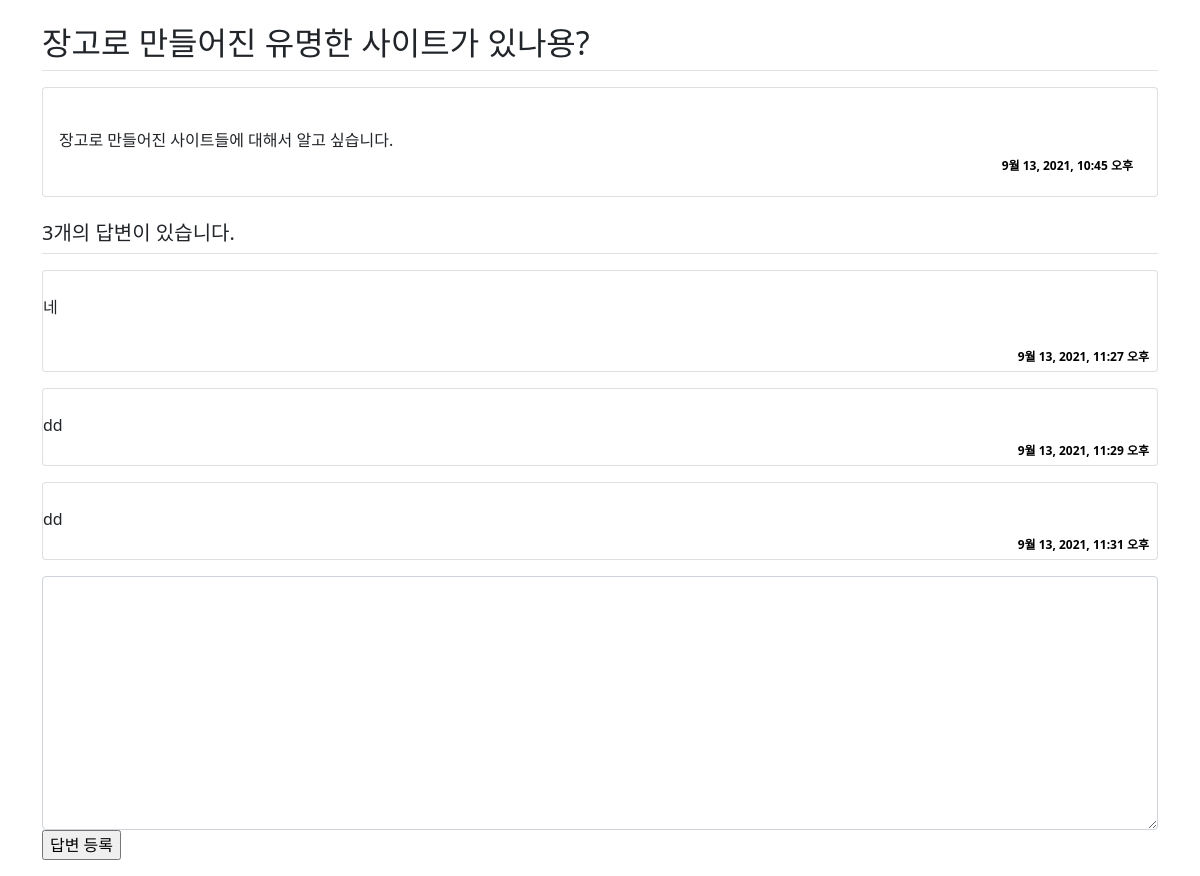
The page /pybo/2/ on the database as committed earlier.
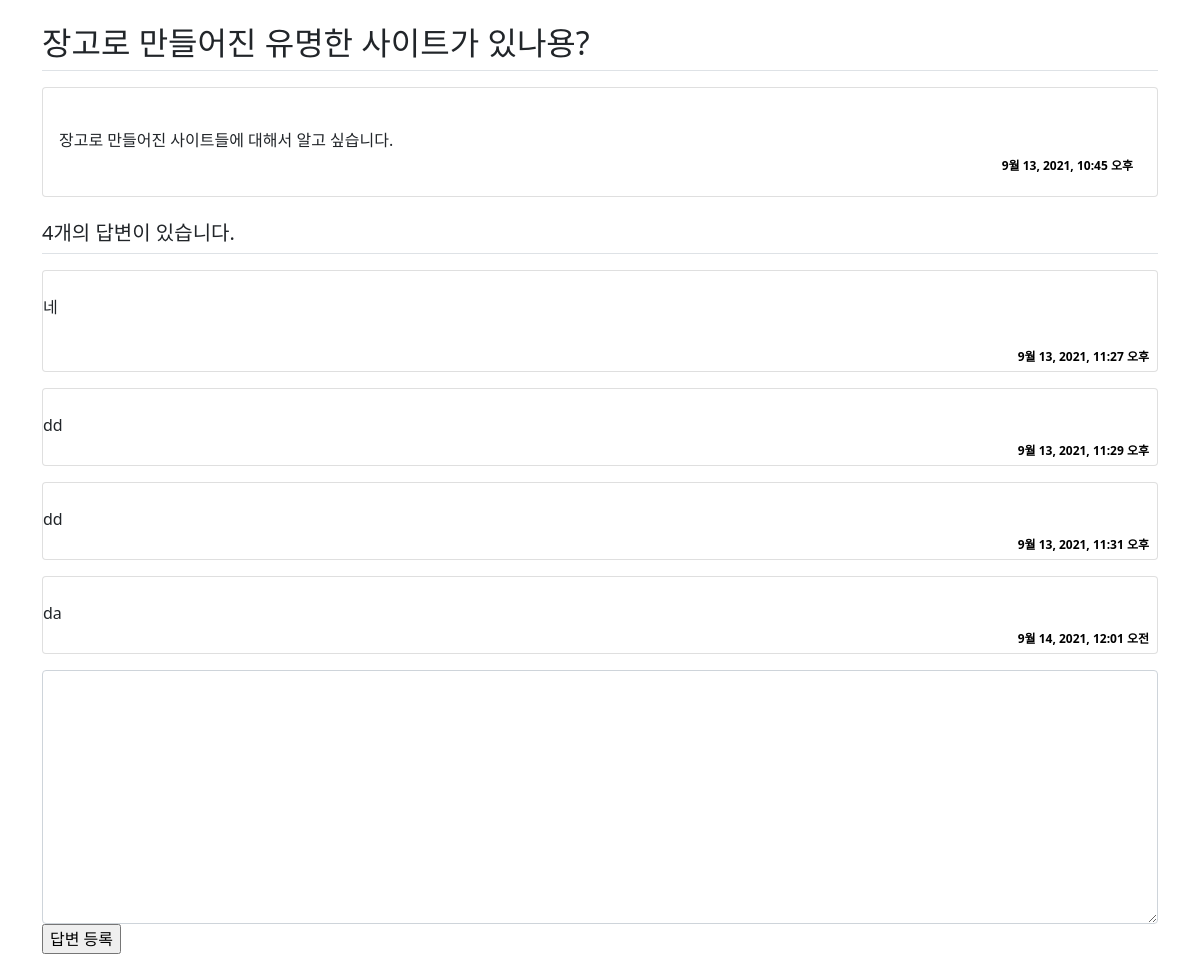
The same page on the database as committed later.
### pybo/models.py (models this page shows, shortened)
class Question(models.Model):
    subject = models.CharField(max_length=200)
    content = models.TextField()
    create_date = models.DateTimeField()

class Answer(models.Model):
    question = models.ForeignKey(Question, on_delete=models.CASCADE)
    content = models.TextField()
    create_date = models.DateTimeField()

### pybo/views.py (the view)
# urls.py: path('<int:question_id>/', views.detail, name='detail'),
def detail(request, question_id):
    question = get_object_or_404(Question, pk=question_id)
    context = {'question': question}
    return render(request, 'pybo/question_detail.html', context)

### templates/pybo/question_detail.html (shortened to what this page needs)
{% load static %}
<link rel="stylesheet" type="text/css" href="{% static 'bootstrap.min.css' %}"/>
<div class="container my-3">
    <h2 class="border-bottom py-2">{{ question.subject }}</h2>
    <div class="card my-3">
        <div class="card-body">
            <div class="card-text" style="white-space: pre-line">
                {{ question.content }}
            </div>
            <div class="d-flex justify-content-end">
                <div class="badge text-black p-2">
                    {{ question.create_date }}
                </div>
            </div>
        </div>
    </div>
    <h5 class="border-bottom my-3 py-2">
        {{ question.answer_set.count }}개의 답변이 있습니다.
    </h5>
    {% for answer in question.answer_set.all %}
        <div class="card my-3">
            <div class="card-text" style="white-space: pre-line">
                {{ answer.content }}
            </div>
            <div class="d-flex justify-content-end">
                <div class="badge text-black p-2">
                    {{ answer.create_date }}
                </div>
            </div>
        </div>
    {% endfor %}
    <form action="{% url 'pybo:answer_create' question.id %}" method="post">
        <div class="form-group">
            <textarea class="form-control" name="content" id="content" rows="10"></textarea>
        </div>
        <input type="submit" value="답변 등록">
    </form>
</div>

Rows that differ between the two databases and show on the page:
computed for Question "장고로 만들어진 유명한 사이트가 있나용?": answer_set.count "3" → "4"
added Answer: content "da", create_date "9월 14, 2021, 12:01 오전"
